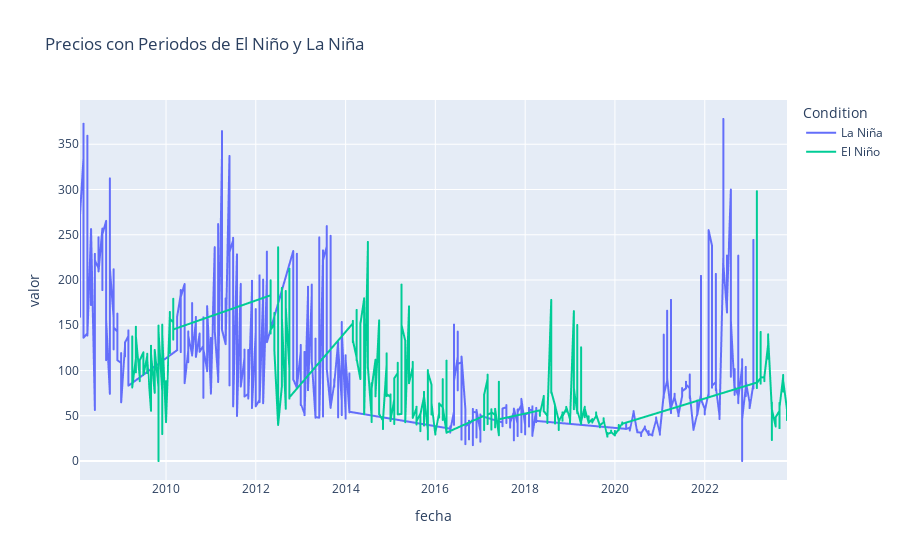

The notebook cell saved with this chart:
### Code cell
# Convertir 'Date' en df_melted a datetime para coincidir con 'fecha' en df_concatenado
df_melted['Date'] = pd.to_datetime(df_melted['Date'].astype(str))

# Unir los DataFrames
df_unido = pd.merge(df_concatenado, df_melted, left_on='fecha', right_on='Date', how='left')

# Crear el gráfico de tendencia con marcas para El Niño y La Niña
fig = px.line(df_unido, x='fecha', y='valor', color='Condition', title='Precios con Periodos de El Niño y La Niña')
fig.show()

### Figure 1 — Plotly figure (JSON) as saved in the notebook; plotly's stock layout.template omitted (floating-point values rounded to 4 significant figures; data arrays with more than 128 entries replaced by an {"elided": "..."} marker saying what was removed)
{"data": [{"hovertemplate": "Condition=La Niña<br>fecha=%{x}<br>valor=%{y}<extra></extra>", "legendgroup": "La Niña", "line": {"color": "#636efa", "dash": "solid"}, "marker": {"symbol": "circle"}, "mode": "lines", "name": "La Niña", "showlegend": true, "type": "scattergl", "x": {"elided": "867 str values"}, "xaxis": "x", "y": {"elided": "867 float values"}, "yaxis": "y"}, {"hovertemplate": "Condition=El Niño<br>fecha=%{x}<br>valor=%{y}<extra></extra>", "legendgroup": "El Niño", "line": {"color": "#00cc96", "dash": "solid"}, "marker": {"symbol": "circle"}, "mode": "lines", "name": "El Niño", "showlegend": true, "type": "scattergl", "x": {"elided": "646 str values"}, "xaxis": "x", "y": {"elided": "646 float values"}, "yaxis": "y"}], "layout": {"legend": {"title": {"text": "Condition"}, "tracegroupgap": 0}, "title": {"text": "Precios con Periodos de El Niño y La Niña"}, "xaxis": {"anchor": "y", "domain": [0, 1], "title": {"text": "fecha"}}, "yaxis": {"anchor": "x", "domain": [0, 1], "title": {"text": "valor"}}}}
